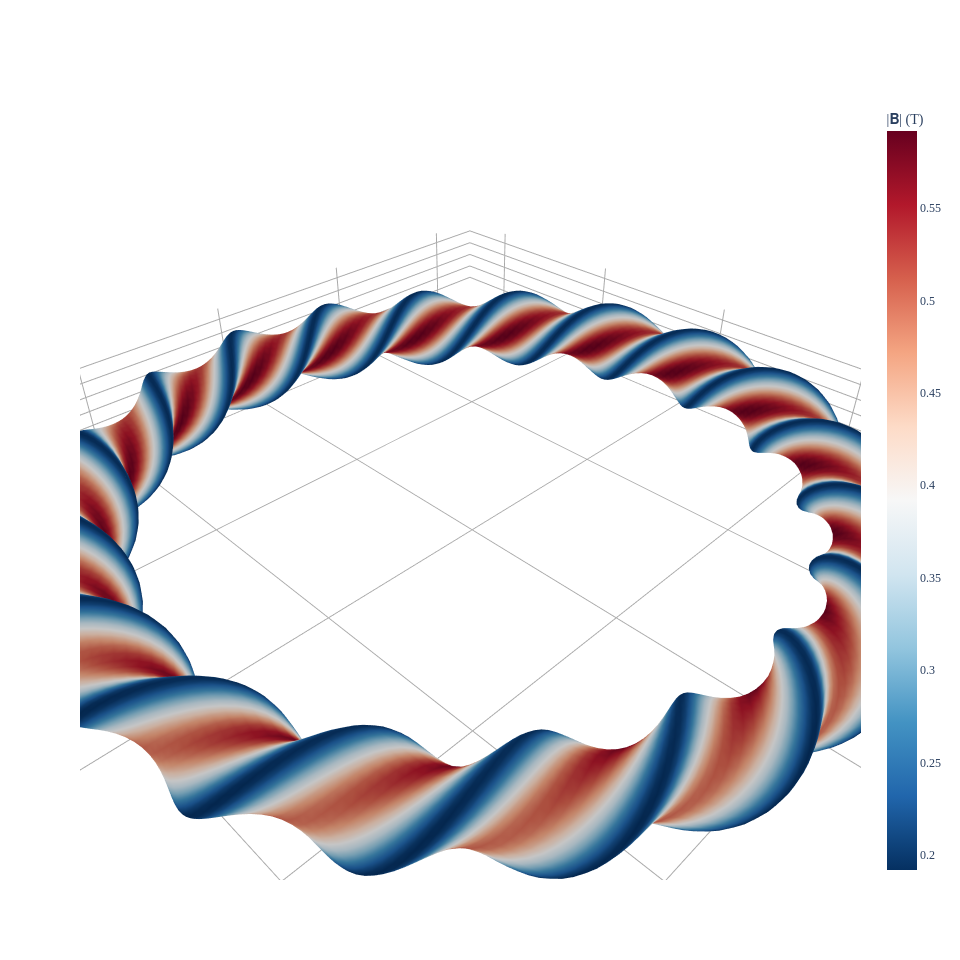

The notebook cell this image was saved under:
### Code cell
grid3d = LinearGrid(
    rho=1.0,
    theta=np.linspace(0, 2 * np.pi, 30),
    zeta=np.linspace(0, 2 * np.pi, max(140, int(20 * eq.NFP))),
)
fig = plot_3d(eq, "|B|", grid=grid3d)
fig.show()
# note that this example has 19 toroidal field periods

### Figure 1 — Plotly figure (JSON) as saved in the notebook; plotly's stock layout.template omitted (floating-point values rounded to 4 significant figures; data arrays with more than 128 entries replaced by an {"elided": "..."} marker saying what was removed)
{"data": [{"colorbar": {"title": {"text": "|𝐁| (T)"}}, "colorscale": [[0, "rgb(5,48,97)"], [0.1, "rgb(33,102,172)"], [0.2, "rgb(67,147,195)"], [0.3, "rgb(146,197,222)"], [0.4, "rgb(209,229,240)"], [0.5, "rgb(247,247,247)"], [0.6, "rgb(253,219,199)"], [0.7, "rgb(244,165,130)"], [0.8, "rgb(214,96,77)"], [0.9, "rgb(178,24,43)"], [1, "rgb(103,0,31)"]], "flatshading": true, "i": {"elided": "22040 int values"}, "intensity": {"elided": "11400 float values"}, "j": {"elided": "22040 int values"}, "k": {"elided": "22040 int values"}, "name": "|𝐁| (T)", "opacity": 1, "showscale": true, "type": "mesh3d", "x": {"elided": "11400 float values"}, "y": {"elided": "11400 float values"}, "z": {"elided": "11400 float values"}}], "layout": {"font": {"family": "Times"}, "height": 960, "scene": {"aspectmode": "data", "xaxis": {"backgroundcolor": "white", "gridcolor": "darkgrey", "showbackground": false, "showgrid": true, "showticklabels": true, "title": {"text": "X  (m)"}, "zeroline": true, "zerolinecolor": "darkgrey"}, "yaxis": {"backgroundcolor": "white", "gridcolor": "darkgrey", "showbackground": false, "showgrid": true, "showticklabels": true, "title": {"text": "Y  (m)"}, "zeroline": true, "zerolinecolor": "darkgrey"}, "zaxis": {"backgroundcolor": "white", "gridcolor": "darkgrey", "showbackground": false, "showgrid": true, "showticklabels": true, "title": {"text": "Z  (m)"}, "zeroline": true, "zerolinecolor": "darkgrey"}}, "title": {"text": "", "x": 0.5, "xanchor": "center", "y": 0.9, "yanchor": "top"}, "width": 960}}
